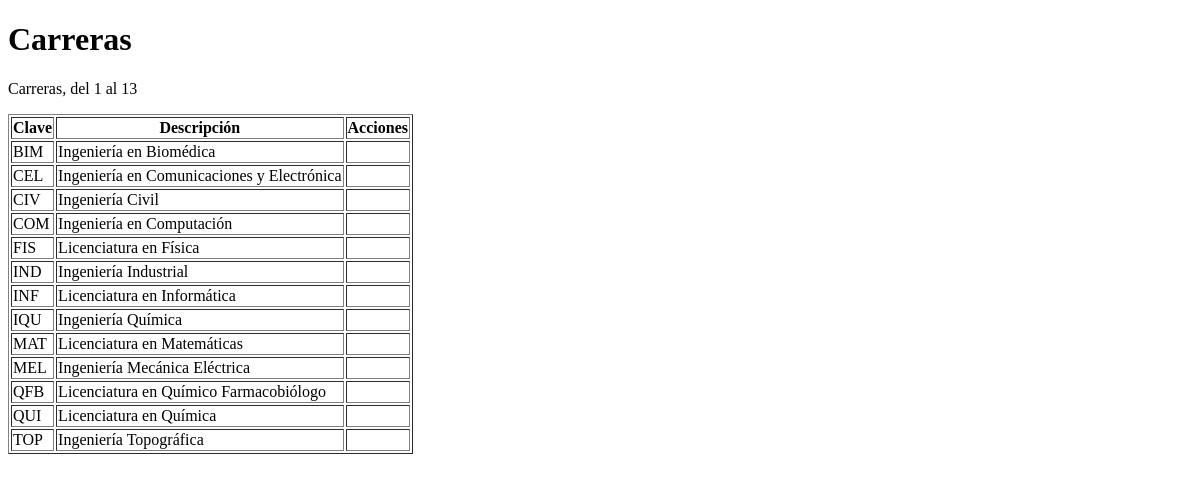
The page /html/admin/carreras.php (signed in) on the database its author committed.
### tables this page shows
CREATE TABLE IF NOT EXISTS `Carreras` (
  `Clave` char(3) NOT NULL,
  `Descripcion` varchar(100) NOT NULL,
  PRIMARY KEY (`Clave`)
);

### html/admin/carreras.php (the view, shortened to what this page needs)
<!DOCTYPE html PUBLIC "-//W3C//DTD XHTML 1.0 Transitional//EN" "http://www.w3.org/TR/xhtml1/DTD/xhtml1-transitional.dtd">
<html xmlns="http://www.w3.org/1999/xhtml">
<head>
	<link rel="stylesheet" type="text/css" href="../css/theme.css" />
</head>
<body><?php require_once 'mensajes.php'; mostrar_mensajes ();?>
	<h1>Carreras</h1>
	<?php
		require_once '../mysql-con.php';
		$result = mysql_query ("SELECT COUNT(*) AS TOTAL FROM Carreras", $mysql_con);
		$row = mysql_fetch_object ($result);
		$total = $row->TOTAL;
		$offset = (isset ($_GET['off'])) ? $_GET['off'] : 0;
		settype ($offset, "integer");
		$cant = 20;
		$show = $cant;
		if (($offset + $cant) >= $total) $show = $total - $offset;
		printf ("<p>Carreras, del %s al %s</p>", ($offset + 1), ($offset + $show));
		echo "<table border=\"1\">";
		echo "<thead><tr><th>Clave</th><th>Descripción</th><th>Acciones</th></tr></thead>";
		$query = sprintf ("SELECT * FROM Carreras LIMIT %s, %s", $offset, $show);
		$result = mysql_query ($query, $mysql_con);
		echo "<tbody>";
		while (($object = mysql_fetch_object ($result))) {
			echo "<tr>";
			if (isset ($_SESSION['permisos']['grupos_globales']) && $_SESSION['permisos']['grupos_globales'] == 1) {
				printf ("<td><a href=\"ver_por_carrera.php?carrera=%s\">%s</a></td>", $object->Clave, $object->Clave);
			} else {
				printf ("<td>%s</td>", $object->Clave);
			}
			printf ("<td>%s</td>", $object->Descripcion);
			echo "<td>";
			echo "</td></tr>";
		}
		echo "</tbody></table>\n";
	?>
</body>
</html>

### rows shown on the page
carreras: Clave "BIM", Descripcion "Ingeniería en Biomédica"
carreras: Clave "CEL", Descripcion "Ingeniería en Comunicaciones y Electrónica"
carreras: Clave "CIV", Descripcion "Ingeniería Civil"
carreras: Clave "COM", Descripcion "Ingeniería en Computación"
carreras: Clave "FIS", Descripcion "Licenciatura en Física"
carreras: Clave "IND", Descripcion "Ingeniería Industrial"
carreras: Clave "INF", Descripcion "Licenciatura en Informática"
carreras: Clave "IQU", Descripcion "Ingeniería Química"
carreras: Clave "MAT", Descripcion "Licenciatura en Matemáticas"
carreras: Clave "MEL", Descripcion "Ingeniería Mecánica Eléctrica"
carreras: Clave "QFB", Descripcion "Licenciatura en Químico Farmacobiólogo"
carreras: Clave "QUI", Descripcion "Licenciatura en Química"
carreras: Clave "TOP", Descripcion "Ingeniería Topográfica"

### other values the page prints
$offset + 1 "1"
$offset + $show "13"
